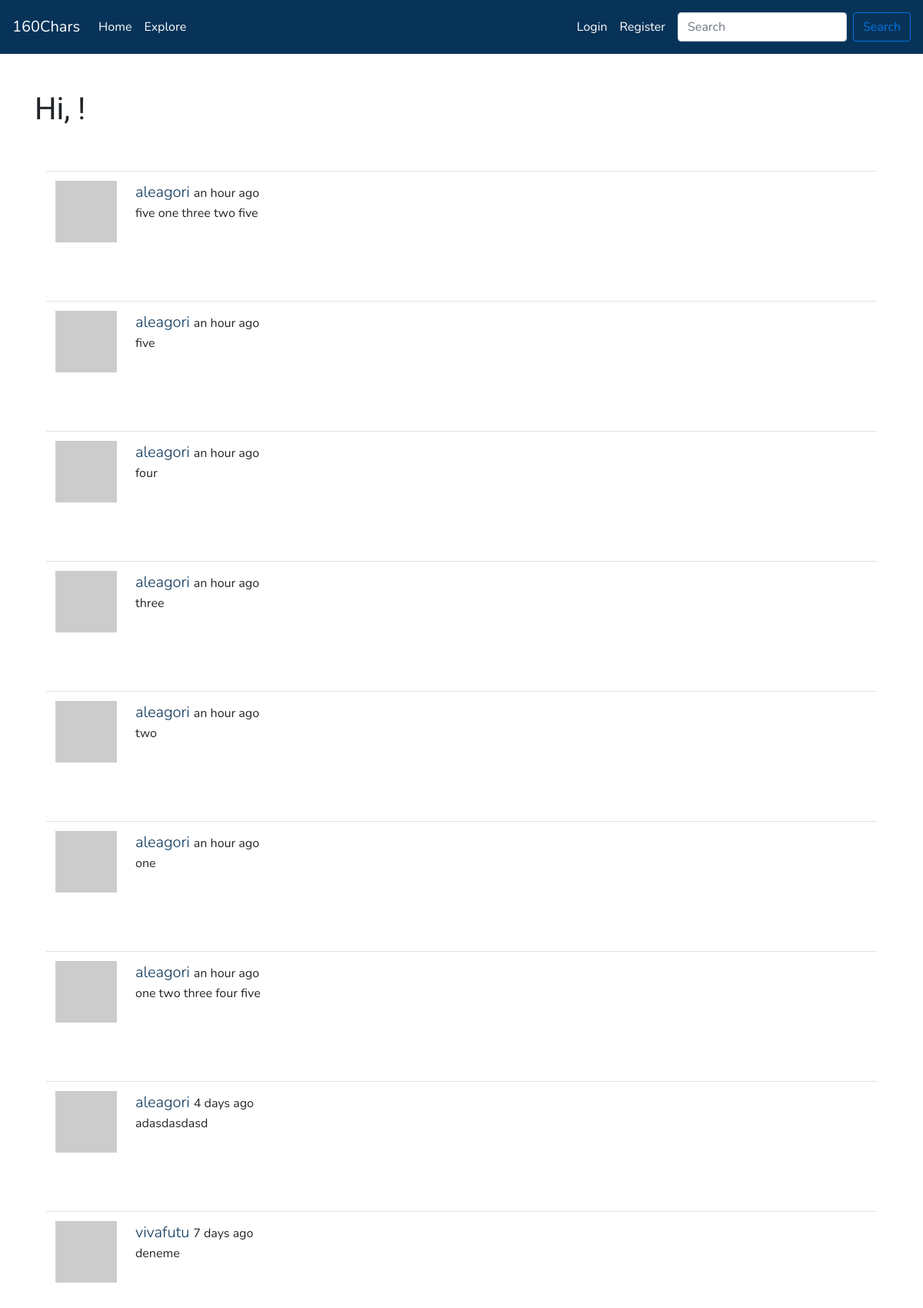
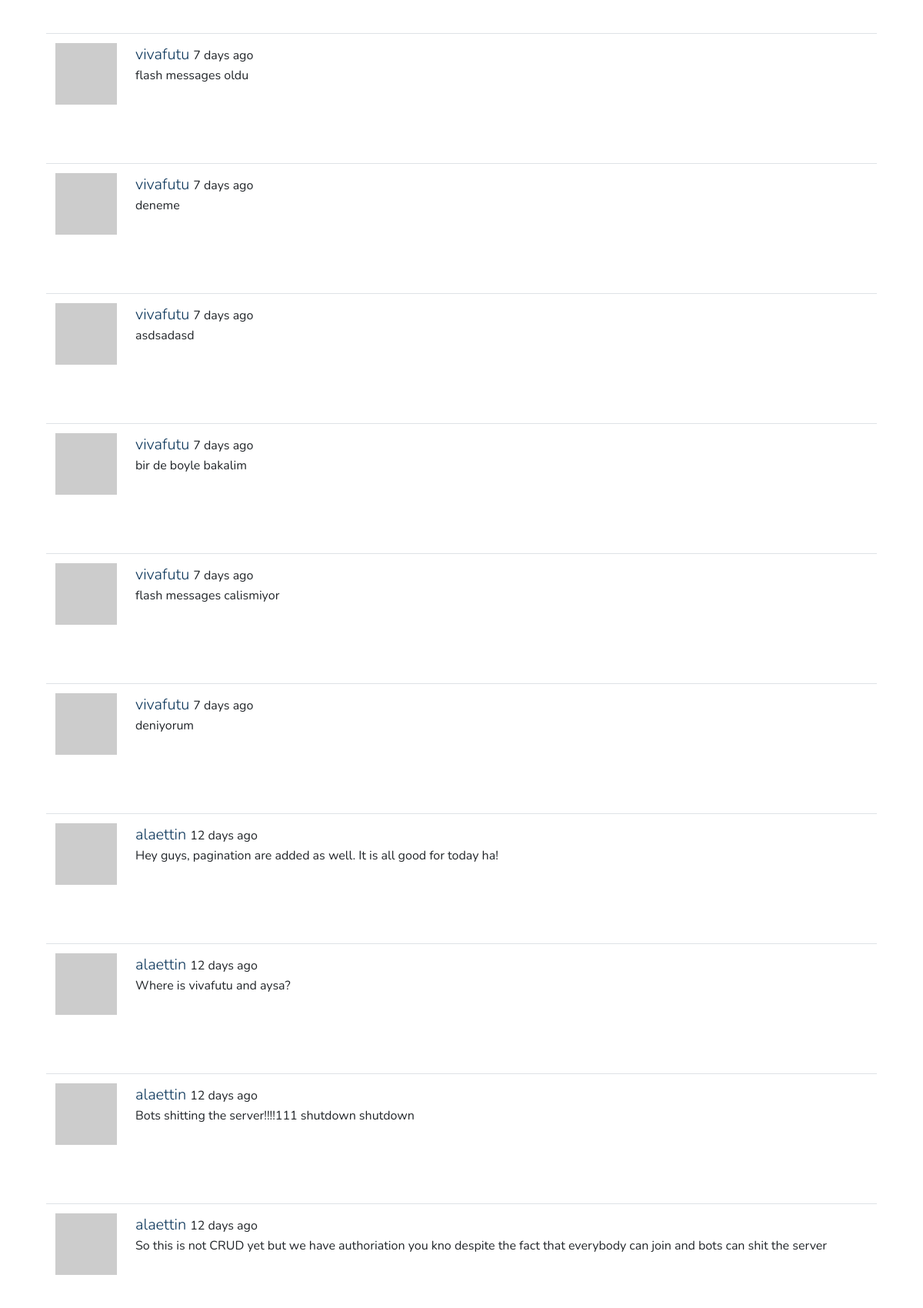
/explore (upper part), run on the app's committed database (2 pictures, top to bottom).
### app/models.py (models this page shows, shortened)
class Post(db.Model):
    id = db.Column(db.Integer, primary_key=True)
    body = db.Column(db.String(160))
    timestamp = db.Column(db.DateTime, index=True, default=datetime.utcnow)
    user_id = db.Column(db.Integer, db.ForeignKey('user.id'))
    __searchable__ = ['body']

class User(UserMixin, db.Model):
    id = db.Column(db.Integer, primary_key=True)
    username = db.Column(db.String(64), index=True, unique=True)
    email = db.Column(db.String(120), index=True, unique=True)
    password_hash = db.Column(db.String(128))
    posts = db.relationship('Post', backref='author', lazy='dynamic')
    about_me = db.Column(db.String(160))
    last_seen = db.Column(db.DateTime, default=datetime.utcnow)
    followed = db.relationship(
        'User', secondary=followers,
        primaryjoin=(followers.c.follower_id == id),
        secondaryjoin=(followers.c.followed_id == id),
        backref=db.backref('followers', lazy='dynamic'), lazy='dynamic')
    def avatar(self, size):
        digest = md5(self.email.lower().encode('utf-8')).hexdigest()
        return 'https://www.gravatar.com/avatar/{}?d=identicon&s={}'.format(
            digest, size)

### app/main/routes.py (the view)
@bp.route('/explore')
def explore():
    page = request.args.get('page', 1, type=int)
    posts = Post.query.order_by(Post.timestamp.desc()).paginate(
        page, current_app.config['POSTS_PER_PAGE'], False)
    next_url = url_for('explore', page=posts.next_num) \
        if posts.has_next else None
    prev_url = url_for('explore', page=posts.prev_num) \
        if posts.has_prev else None
    return render_template('index.html', posts=posts.items, title='Explore',
                            next_url=next_url, prev_url=prev_url)

### app/main/routes.py (called while the page is built)
@bp.before_request
def before_request():
    if current_user.is_authenticated:
        current_user.last_seen = datetime.utcnow()
        db.session.commit()

### app/templates/index.html (shortened to what this page needs)
{% extends "base.html" %}
{% from 'bootstrap/form.html' import render_form %}
{% block content %}
    <div class="container">
        <h1>Hi, {{ current_user.username }}!</h1>
    {% for post in posts %}
        <div class="container pt-5">
            {% include '_post.html' %}
        </div>
    {% endfor %}
    </div>
{% endblock %}

### app/templates/base.html (shortened to what this page needs)
{% from 'bootstrap/utils.html' import render_messages, render_static %}
<!doctype html>
<html lang="en">
    <head>
        {% block head %}
        {% block styles %}
            {{ bootstrap.load_css() }}
            {{ render_static('css', 'theme.css', local=True) }}
        {% endblock %}
        {% endblock %}
    </head>
<body>
    {% block navbar %}
    <nav class="navbar navbar-expand-lg navbar-dark bg-primary" id="navbar1">
        <a class="navbar-brand" href="{{ url_for('main.index') }}">160Chars</a>
            <div class="collapse navbar-collapse" id="navbarSupportedContent">
                <ul class="navbar-nav mr-auto">
                    <li class="nav-item active">
                        <a class="nav-link" href="{{ url_for('main.index') }}">Home</a>
                    </li>
                    <li class="nav-item active">
                        <a class="nav-link" href="{{ url_for('main.explore') }}">Explore</a>
                    </li>
                </ul>
                <ul class="navbar-nav mr-sm-2">
                {% if current_user.is_anonymous %}
                    <li class="nav-item active">
                        <a class="nav-link" href="{{ url_for('auth.login') }}">Login</a>
                    </li>
                    <li class="nav-item active">
                        <a class="nav-link" href="{{ url_for('auth.register') }}">Register</a>
                    </li>
                {% endif %}
                </ul>
                <form class="form-inline my-2 my-lg-2">
                    <input class="form-control mr-sm-2" type="search" placeholder="Search" aria-label="Search">
                    <button class="btn btn-outline-success my-2 my-sm-0" type="submit">Search</button>
                </form>
            </div>
    </nav>
{% endblock %}
    <main class="container-fluid pt-5">
        {% block content %}{% endblock %}
    </main>
    </body>
</html>

### app/templates/_post.html
<table class="table table-hover">
    <tr>
        <td width="70px">
            <a href="{{ url_for('main.user', username=post.author.username) }}">
                <img src="{{ post.author.avatar(70) }}" />
            </a>
        </td>
        <td>
            <a class="lead" href="{{ url_for('main.user', username=post.author.username) }}">
                {{ post.author.username }}
            </a>
            {{ moment(post.timestamp).fromNow() }}
            <p>{{ post.body }}</p>
        </td>
    </tr>
</table>

### data on the page
Post: author.username "aleagori", timestamp "an hour ago", body "five one three two five"
Post: author.username "aleagori", timestamp "an hour ago", body "five"
Post: author.username "aleagori", timestamp "an hour ago", body "four"
Post: author.username "aleagori", timestamp "an hour ago", body "three"
Post: author.username "aleagori", timestamp "an hour ago", body "two"
Post: author.username "aleagori", timestamp "an hour ago", body "one"
Post: author.username "aleagori", timestamp "an hour ago", body "one two three four five"
Post: author.username "aleagori", timestamp "4 days ago", body "adasdasdasd"
Post: author.username "vivafutu", timestamp "7 days ago", body "deneme"
Post: author.username "vivafutu", timestamp "7 days ago", body "flash messages oldu"
Post: author.username "vivafutu", timestamp "7 days ago", body "deneme"
Post: author.username "vivafutu", timestamp "7 days ago", body "asdsadasd"
Post: author.username "vivafutu", timestamp "7 days ago", body "bir de boyle bakalim"
Post: author.username "vivafutu", timestamp "7 days ago", body "flash messages calismiyor"
Post: author.username "vivafutu", timestamp "7 days ago", body "deniyorum"
Post: author.username "alaettin", timestamp "12 days ago", body "Hey guys, pagination are added as well. It is all good for today ha!"
Post: author.username "alaettin", timestamp "12 days ago", body "Where is vivafutu and aysa?"
Post: author.username "alaettin", timestamp "12 days ago", body "Bots shitting the server!!!!111 shutdown shutdown"
Post: author.username "alaettin", timestamp "12 days ago", body "So this is not CRUD yet but we have authoriation you kno despite the fact that everybody can join and bots can shit the server"
